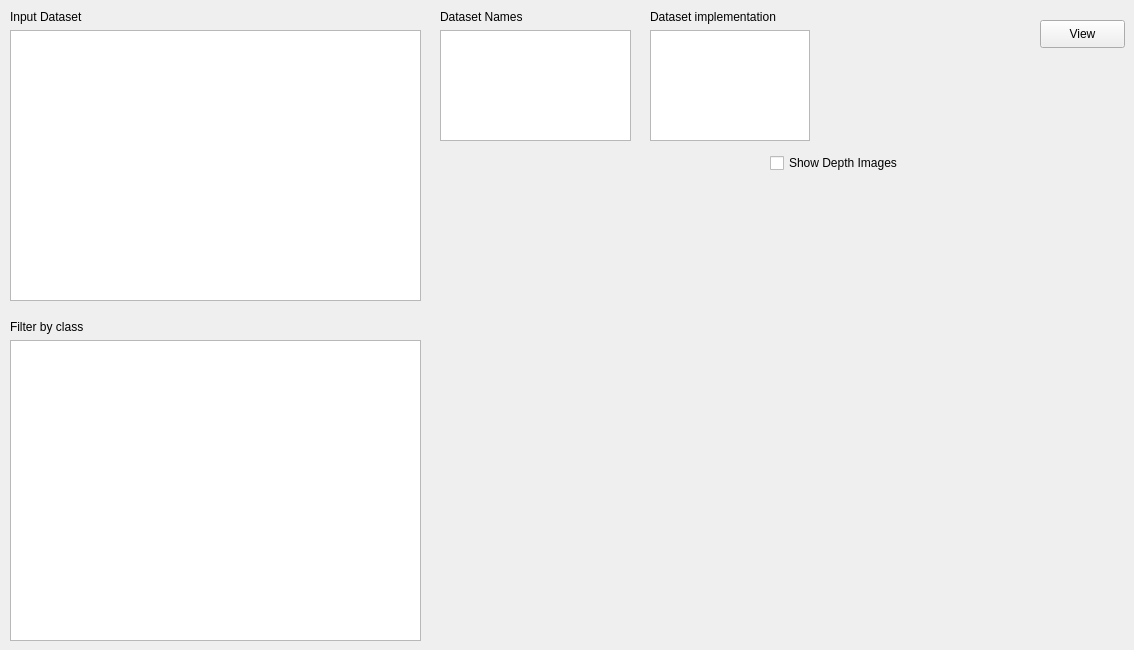
    <widget class="QWidget" name="tab_1">
     <attribute name="title">
      <string>Viewer</string>
     </attribute>
     <widget class="QPushButton" name="pushButton">
      <property name="geometry">
       <rect>
        <x>1040</x>
        <y>20</y>
        <width>85</width>
        <height>28</height>
       </rect>
      </property>
      <property name="text">
       <string>View</string>
      </property>
     </widget>
     <widget class="QWidget" name="verticalLayoutWidget">
      <property name="geometry">
       <rect>
        <x>10</x>
        <y>10</y>
        <width>411</width>
        <height>291</height>
       </rect>
      </property>
      <layout class="QVBoxLayout" name="verticalLayout">
       <item>
        <widget class="QLabel" name="label">
         <property name="text">
          <string>Input Dataset</string>
         </property>
        </widget>
       </item>
       <item>
        <widget class="QListView" name="listView_viewer_dataset"/>
       </item>
      </layout>
     </widget>
     <widget class="QWidget" name="verticalLayoutWidget_2">
      <property name="geometry">
       <rect>
        <x>440</x>
        <y>10</y>
        <width>191</width>
        <height>131</height>
       </rect>
      </property>
      <layout class="QVBoxLayout" name="verticalLayout_2">
       <item>
        <widget class="QLabel" name="label_2">
         <property name="text">
          <string>Dataset Names</string>
         </property>
        </widget>
       </item>
       <item>
        <widget class="QListView" name="listView_viewer_names"/>
       </item>
      </layout>
     </widget>
     <widget class="QWidget" name="verticalLayoutWidget_3">
      <property name="geometry">
       <rect>
        <x>650</x>
        <y>10</y>
        <width>160</width>
        <height>131</height>
       </rect>
      </property>
      <layout class="QVBoxLayout" name="verticalLayout_3">
       <item>
        <widget class="QLabel" name="label_3">
         <property name="text">
          <string>Dataset implementation</string>
         </property>
        </widget>
       </item>
       <item>
        <widget class="QListView" name="listView_viewer_reader_imp"/>
       </item>
      </layout>
     </widget>
     <widget class="QWidget" name="verticalLayoutWidget_4">
      <property name="geometry">
       <rect>
        <x>10</x>
        <y>320</y>
        <width>411</width>
        <height>321</height>
       </rect>
      </property>
      <layout class="QVBoxLayout" name="verticalLayout_4">
       <item>
        <widget class="QLabel" name="label_4">
         <property name="text">
          <string>Filter by class</string>
         </property>
        </widget>
       </item>
       <item>
        <widget class="QListView" name="listView_viewer_classFilter"/>
       </item>
      </layout>
     </widget>
     <widget class="QCheckBox" name="checkBox_evaluator_show_depth">
      <property name="geometry">
       <rect>
        <x>770</x>
        <y>150</y>
        <width>191</width>
        <height>26</height>
       </rect>
      </property>
      <property name="text">
       <string>Show Depth Images</string>
      </property>
      <property name="checked">
       <bool>false</bool>
      </property>
     </widget>
    </widget>
